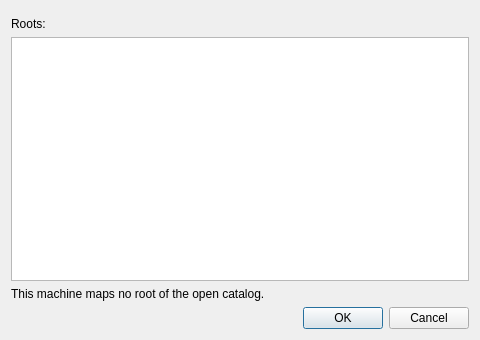
<?xml version="1.0" encoding="UTF-8"?>
<ui version="4.0">
 <class>BalanceBucketsDialog</class>
 <widget class="QDialog" name="BalanceBucketsDialog">
  <property name="geometry">
   <rect>
    <x>0</x>
    <y>0</y>
    <width>480</width>
    <height>340</height>
   </rect>
  </property>
  <property name="windowTitle">
   <string>Balance Buckets</string>
  </property>
  <layout class="QVBoxLayout" name="main_layout">
   <item>
    <widget class="BucketLimitsEditor" name="limits_editor" native="true"/>
   </item>
   <item>
    <widget class="QLabel" name="roots_label">
     <property name="text">
      <string>Roots:</string>
     </property>
     <property name="buddy">
      <cstring>roots_list</cstring>
     </property>
    </widget>
   </item>
   <item>
    <widget class="QListWidget" name="roots_list">
     <property name="toolTip">
      <string>The roots whose folders are split and joined by the limits above. A folder that is split but no rule buckets any more is joined whole.</string>
     </property>
    </widget>
   </item>
   <item>
    <widget class="QLabel" name="no_roots_label">
     <property name="text">
      <string>This machine maps no root of the open catalog.</string>
     </property>
    </widget>
   </item>
   <item>
    <widget class="QDialogButtonBox" name="button_box">
     <property name="standardButtons">
      <set>QDialogButtonBox::StandardButton::Cancel|QDialogButtonBox::StandardButton::Ok</set>
     </property>
    </widget>
   </item>
  </layout>
 </widget>
 <customwidgets>
  <customwidget>
   <class>BucketLimitsEditor</class>
   <extends>QWidget</extends>
   <header>rehuco_agent.settings.ui.bucket_limits_editor</header>
   <container>1</container>
  </customwidget>
 </customwidgets>
 <resources/>
 <connections>
  <connection>
   <sender>button_box</sender>
   <signal>accepted()</signal>
   <receiver>BalanceBucketsDialog</receiver>
   <slot>accept()</slot>
  </connection>
  <connection>
   <sender>button_box</sender>
   <signal>rejected()</signal>
   <receiver>BalanceBucketsDialog</receiver>
   <slot>reject()</slot>
  </connection>
 </connections>
</ui>
